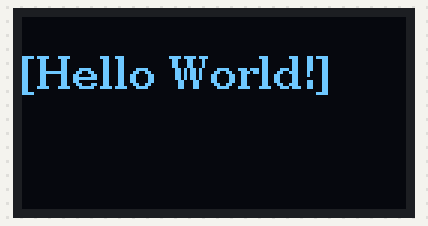
The sketch below on a simulated ESP32-C3. On the bench: 128×64 one-colour display.

Above: at 0.1 s.

The sketch:

watch.ino
```cpp
#include <Arduino.h>
#include <U8g2lib.h>

U8G2_SSD1306_128X64_NONAME_F_4W_SW_SPI u8g2(U8G2_R0, /* clock=*/6, /* data=*/7, /* cs=*/10, /* dc=*/4, /* reset=*/5);
void setup() {
  // put your setup code here, to run once:
Serial.begin(115200);
  u8g2.begin();
  pinMode(0, INPUT_PULLUP);
  pinMode(1, INPUT_PULLUP);
  pinMode(2, INPUT_PULLUP);

}

void loop() {
  // put your main code here, to run repeatedly:
   u8g2.firstPage();
  do {
    u8g2.setFont(u8g2_font_ncenB10_tr);
    u8g2.drawStr(0,24,"[Hello World!]");
  } while ( u8g2.nextPage() );
}
```
